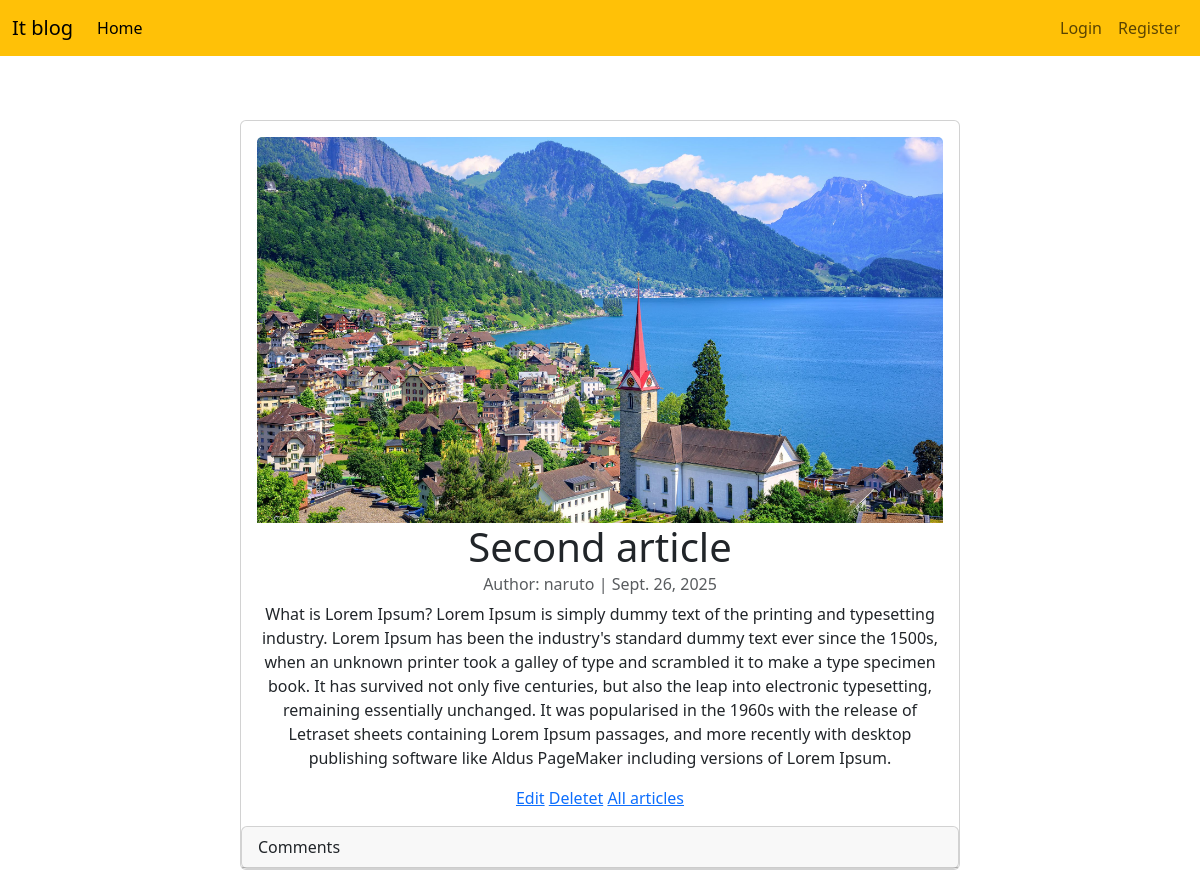
Page /articles/2/ on the earlier database version.
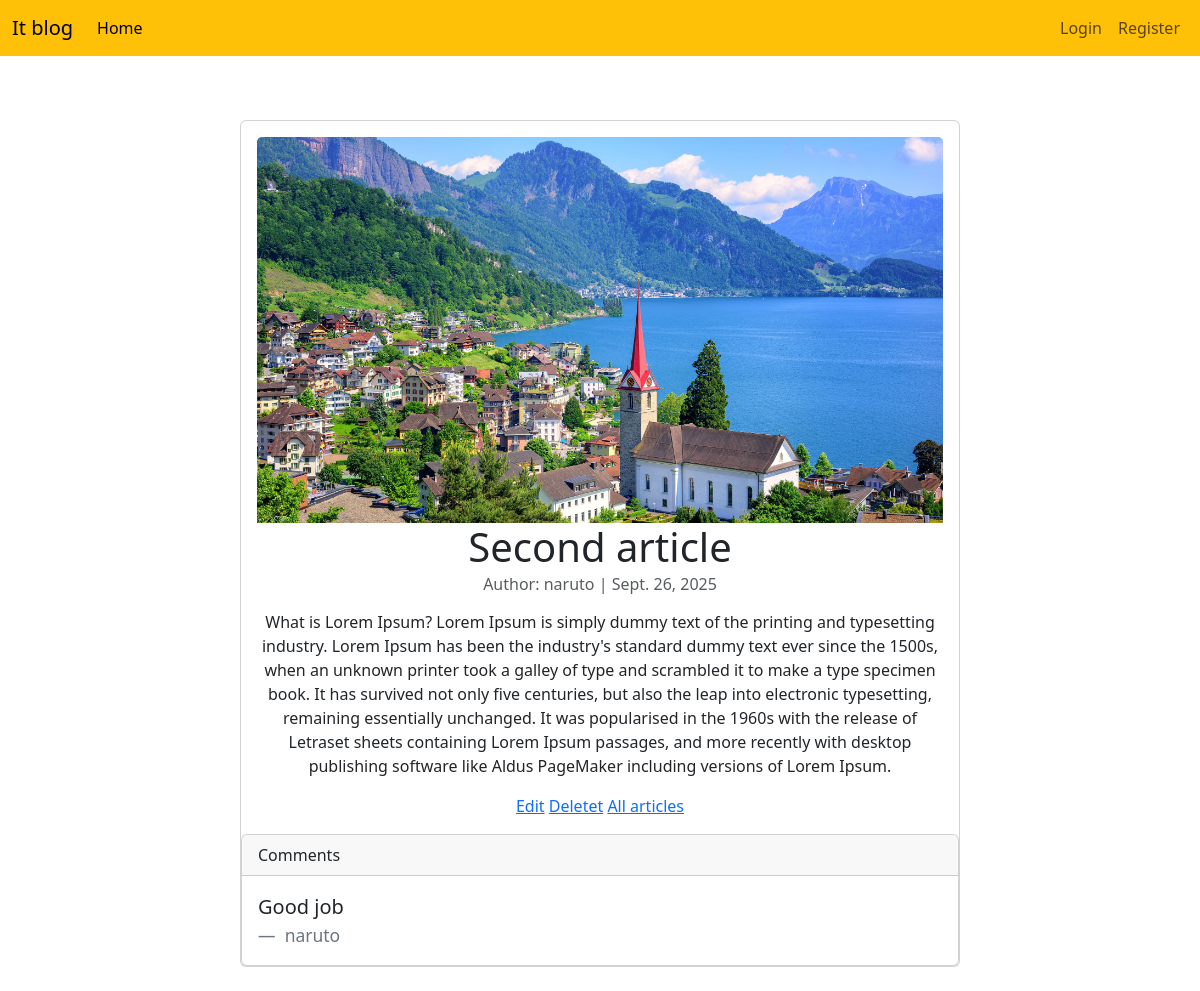
Same page on the later database version.
### articles/models.py (models this page shows, shortened)
class Article(models.Model):
    title = models.CharField(max_length=150)
    summary = models.CharField(max_length=200,blank=True)
    body = RichTextField()
    photo = models.ImageField(upload_to="images/",blank=True)
    date=models.DateField(auto_now_add=True)
    author = models.ForeignKey(
        get_user_model(),
        on_delete=models.CASCADE)

class Comment(models.Model):
    article = models.ForeignKey(Article, on_delete=models.CASCADE,related_name='comments')
    comment = models.CharField(max_length=200)
    author = models.ForeignKey(
        get_user_model(),
        on_delete=models.CASCADE)
    def __str__(self):
        return self.comment

### accounts/models.py (models this page shows)
class CustomUser(AbstractUser):
    age=models.PositiveSmallIntegerField(null=True, blank=True)

### articles/views.py (the view)
# urls.py: path('<int:pk>/', ArticleDetailView.as_view(), name='article_view'),
class ArticleDetailView(DetailView):
    model = Article
    template_name = 'article_view.html'

### templates/article_view.html
{% extends 'base.html' %}
{% block content %}
    <div class="container-sm my-4">
    <div class="row justify-content-center">
    <div class="col-md-10 col-lg-8">
        <div class="card">
            <div class="card-body text-center">
                {% if object.photo %}
                    <img class="card-img-top" src="{{ object.photo.url }}" alt="{{ object.title }}">
                {% endif %}
            <h1 class="card-title"> {{ object.title }} </h1>
            <h6 class="card-subtitle mb-2 text-muted"> Author: {{ object.author }} | {{ object.date }}</h6>
            <p class="card-text"> {{ object.body | safe }}</p>
            <a href="{% url 'article_edit' article.pk %}"> Edit</a>
            <a href="{% url 'article_delete' article.pk %}"> Deletet</a>
            <a href="{% url 'article_list'  %}"> All articles</a>
            </div>
        <div class="card">
            <div class="card-header"> Comments</div>
            {% for comment in article.comments.all %}
            <div class="card-body">
                <blockquote class="blockquote mb-0">
                    <p> {{ comment }}</p>
                    <footer class="blockquote-footer"> {{ comment.author }}</footer>
                </blockquote>
            </div>
            {% endfor %}
        </div>
        </div>
        </div>
        </div>
    </div>
{% endblock content %}

### templates/base.html (shortened to what this page needs)
{% load static %}
<!DOCTYPE html>
<html lang="en">
<head>
    <link rel="stylesheet"
          href="https://cdn.jsdelivr.net/npm/bootstrap@5.3.3/dist/css/bootstrap.min.css"
>
</head>
<body>
<nav class="navbar navbar-expand-lg bg-warning fixed-top">
  <div class="container-fluid">
    <a class="navbar-brand" href="#">It blog</a>
    <div class="collapse navbar-collapse" id="navbarNav">
      <ul class="navbar-nav">
        <li class="nav-item">
          <a class="nav-link active" aria-current="page" href="{% url 'home' %}">Home</a>
        </li>
      </ul>
      {% if user.is_authenticated %}
      <ul class="navbar-nav ms-auto">
        <li class="nav-item dropdown">
          <a class="nav-link dropdown-toggle" href="#" id="navbarDropdown"
             role="button" data-bs-toggle="dropdown" aria-expanded="false">
            Profile
          </a>
          <ul class="dropdown-menu dropdown-menu-end" aria-labelledby="navbarDropdown">
            <li><a class="dropdown-item" href="{% url 'password_change' %}">Change password</a></li>
            <li><a class="dropdown-item" href="{% url 'logout' %}">Logout</a></li>
              <li><a class="dropdown-item" href="{% url 'article_new' %}">New post</a></li>
          </ul>
        </li>
      </ul>
      {% else %}
      <ul class="navbar-nav ms-auto">
        <li class="nav-item">
          <a class="nav-link" href="{% url 'login' %}">Login</a>
        </li>
        <li class="nav-item">
          <a class="nav-link" href="{% url 'signup' %}">Register</a>
        </li>
      </ul>
      {% endif %}
    </div>
  </div>
</nav>
<main class="pt-5 mt-5">
 <div class="container">
     {% block content %}{% endblock content %}
</div>
</main>
</body>
</html>

Differences in the rows shown:
added Comment: comment "Good job", author "naruto"
